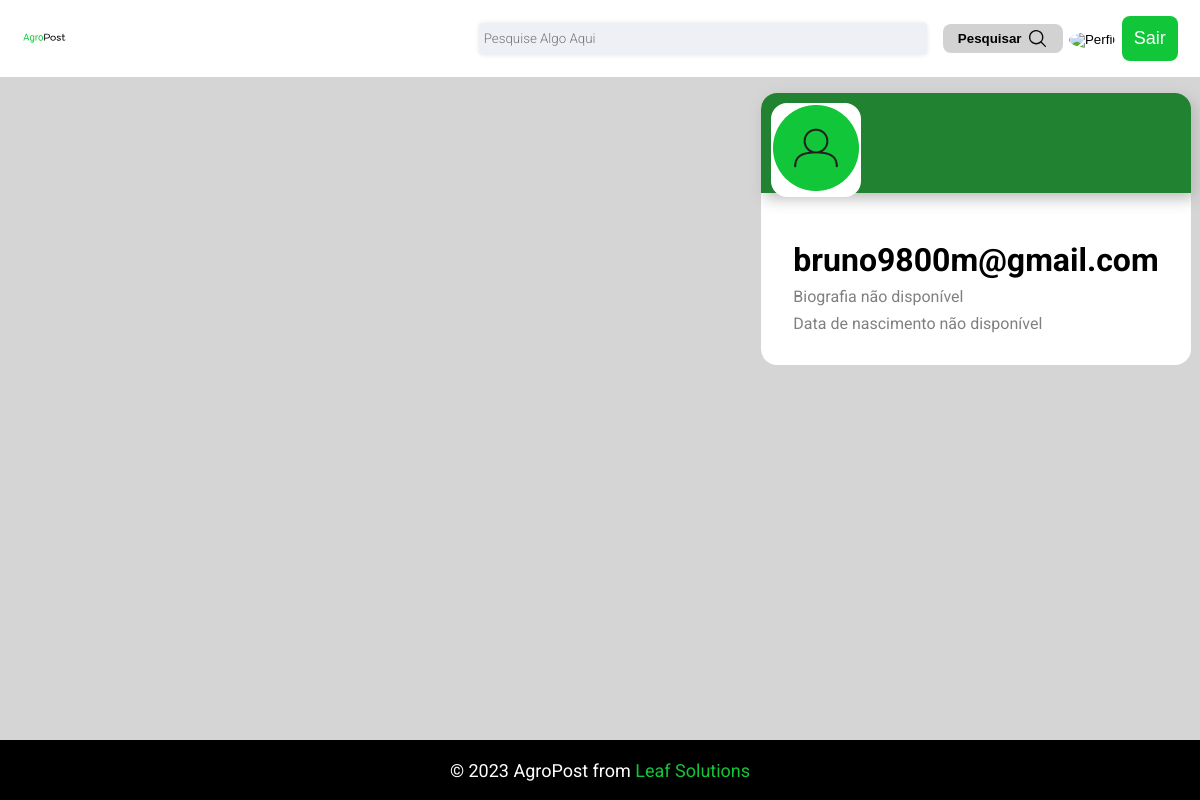
Before: /profile/bruno9800m@gmail.com/ with the older database file.
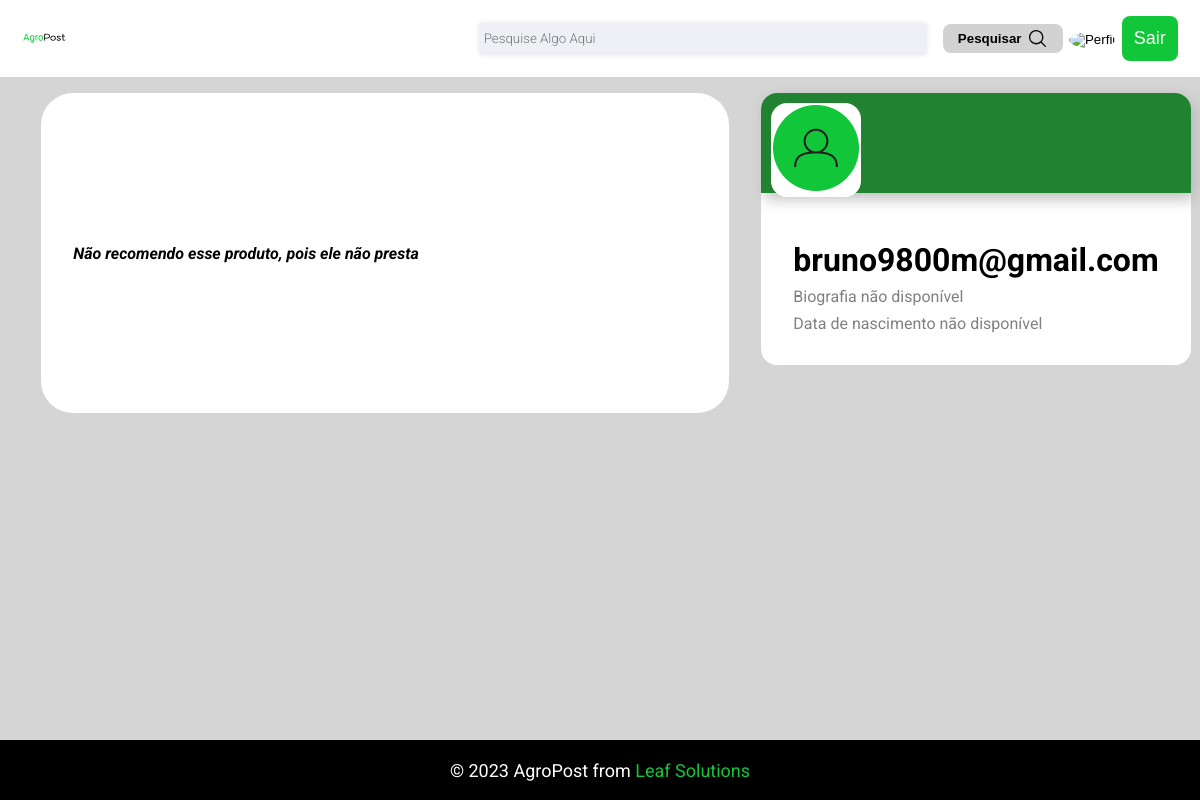
After: the same page with the newer database file.
### post/models.py (models this page shows, shortened)
class Post(models.Model):
    title = models.CharField(blank=False,null=False,max_length=30,editable=True)
    content = models.TextField(blank=False,null=False,editable=True)
    rate = models.PositiveSmallIntegerField(blank=False,null=False,editable=False, default=0)
    published_at = models.DateTimeField(auto_now_add=True)
    updated_at = models.DateTimeField(auto_now=True)
    product = models.ForeignKey(Product,blank=False,null=False,on_delete=models.CASCADE)
    author = models.ForeignKey(User,blank=False,null=False,on_delete=models.CASCADE)
    upgrade = models.ManyToManyField(User,related_name="upgrade",null=True,blank=True)
    downgrade = models.ManyToManyField(User,related_name="downgrade",null=True,blank=True)

### users/views.py (the view)
# urls.py: path("profile/<str:username>/", views.profile_view, name="profile"),
def profile_view(request, username):
    if request.method == "GET":
        try:
            user = User.objects.get(username=username)
            posts = Post.objects.filter(author=user)
            return render(request, "post/profile.html", {"profile_user": user,"posts":posts})
        except User.DoesNotExist:
            return render(request, "post/home.html")

### templates/post/profile.html (shortened to what this page needs)
{% extends "post/base.html" %} {% load static %} {% block 'head' %}
<link rel="stylesheet" href="{% static 'profile/styles.css' %}" />
{% endblock 'head' %} {% block 'content' %}
<div class="profile">
  <div class="profilePost">
    {% for post in posts %}
    <div class="generic">
      <div class="square1">
        {{ post.content }}
      </div>
    </div>
    {% endfor %}
  </div>
  <div class="profileData">
    <div class="topProfile">
      <div class="backgroundProfile"></div>
      <div class="image">
        <img
          alt="Perfil"
          src="{{ profile_user.profile.image.url }}"
          class="profileIcon"
        />
      </div>
    </div>
    <div class="contentProfile">
      <h1>{{ profile_user.username }}</h1>
      {% if profile_user.bio %}
      <p>{{ profile_user.bio }}</p>
      {% else %}
      <p>Biografia não disponível</p>
      {% endif %}
      <div>
        {% if profile_user.date_of_birth %}
        <p>{{ profile_user.date_of_birth }}</p>
        {% else %}
        <p>Data de nascimento não disponível</p>
        {% endif %}
      </div>
    </div>
  </div>
</div>
{% endblock 'content' %}

Changed rows visible on the page:
added Post: content "Não recomendo esse produto, pois ele não presta"
